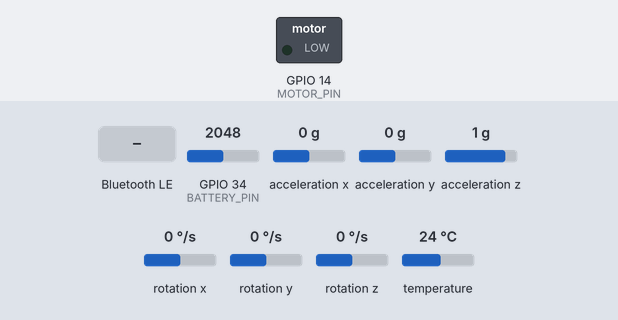
The sketch below on a simulated ESP32. Shown: switched loads named in the sketch (green lamp = pin HIGH). Inputs (shaded band) come from the test bench; at power-on: GPIO 34 (BATTERY_PIN) = 2048, acceleration x 0 g, acceleration y 0 g, acceleration z 1 g, rotation x 0 °/s, rotation y 0 °/s, rotation z 0 °/s, temperature 24 °C (analog values on the 0–4095 scale). Nothing arrives over Bluetooth unless stated; a phone connects over Bluetooth LE 3 s after start; what the sketch prints to the serial monitor is not drawn.

Above: at 1.2 s.
1.3 s: Bluetooth LE write "MOTOR_ON" received
At 1.7 s:
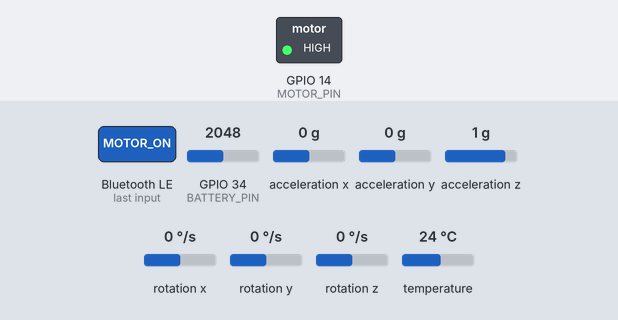
2.8 s: Bluetooth LE write "SET" received
At 3.6 s:
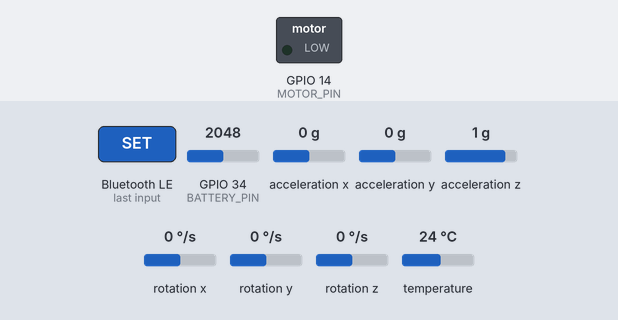
Timing chart, 0 to 5.8 s (numbered marks = the images above; inputs shaded):
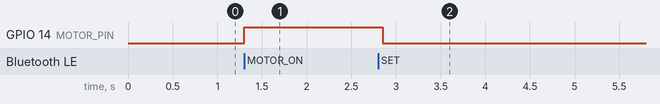

Measured:
- after the input at 1.3 s, GPIO 14 (MOTOR_PIN): LOW → HIGH at once
- after the input at 2.8 s, GPIO 14 (MOTOR_PIN): HIGH → LOW after 0.05 s

The sketch:

corset_full.ino
```cpp
#include <Adafruit_MPU6050.h>
#include <Adafruit_Sensor.h>
#include <Wire.h>
#include <BLEDevice.h>
#include <BLEUtils.h>
#include <BLEServer.h>
#include <BLE2902.h>

#define MOTOR_PIN    14
#define BATTERY_PIN  34
#define DEFAULT_THRESHOLD 5.0f
#define BATTERY_SAMPLES           24
#define BATTERY_UPDATE_MS         3000UL
#define BATTERY_SETTLE_MS         1500UL
#define BATTERY_FILTER_ALPHA      0.15f

#define SERVICE_UUID              "4fafc201-1fb5-459e-8fcc-c5c9c331914b"
#define DATA_CHARACTERISTIC_UUID  "beb5483e-36e1-4688-b7f5-ea07361b26a8"
#define CMD_CHARACTERISTIC_UUID   "a2e88a38-36e1-4688-b7f5-ea07361b26a8"

Adafruit_MPU6050 mpu;
BLECharacteristic *pDataCharacteristic;

float baseAngle = 0;
bool baseSet = false;
bool deviceConnected = false;
bool lastMotorOn = false;
unsigned long lastBatterySampleMs = 0;
unsigned long lastMotorOffMs = 0;
float filteredBatteryVoltage = -1.0f;
int cachedBatteryLevel = 0;
float alertThreshold = DEFAULT_THRESHOLD;

float readBatteryVoltage() {
  uint32_t sumMv = 0;

  for (int i = 0; i < BATTERY_SAMPLES; i++) {
    sumMv += analogReadMilliVolts(BATTERY_PIN);
    delay(2);
  }

  float pinVoltage = (sumMv / (float)BATTERY_SAMPLES) / 1000.0f;
  return pinVoltage * 2.0f;
}

int voltageToPercent(float voltage) {
  return constrain((int)roundf((voltage - 3.0f) / 1.2f * 100.0f), 0, 100);
}

int getBatteryLevel(bool motorOn) {
  unsigned long now = millis();

  if (lastMotorOn && !motorOn) {
    lastMotorOffMs = now;
  }

  bool readyForSample = !motorOn && (now - lastMotorOffMs >= BATTERY_SETTLE_MS);
  bool needsSample = filteredBatteryVoltage < 0.0f || (now - lastBatterySampleMs >= BATTERY_UPDATE_MS);

  if (readyForSample && needsSample) {
    float voltage = readBatteryVoltage();
    if (filteredBatteryVoltage < 0.0f) {
      filteredBatteryVoltage = voltage;
    } else {
      filteredBatteryVoltage =
        filteredBatteryVoltage * (1.0f - BATTERY_FILTER_ALPHA) +
        voltage * BATTERY_FILTER_ALPHA;
    }

    cachedBatteryLevel = voltageToPercent(filteredBatteryVoltage);
    lastBatterySampleMs = now;
  }

  return cachedBatteryLevel;
}

float getAngle() {
  sensors_event_t a, g, temp;
  mpu.getEvent(&a, &g, &temp);
  return atan2(a.acceleration.x, a.acceleration.z) * 57.2958f;
}

class ServerCallbacks : public BLEServerCallbacks {
  void onConnect(BLEServer*) override {
    deviceConnected = true;
  }
  void onDisconnect(BLEServer*) override {
    deviceConnected = false;
    delay(300);
    BLEDevice::startAdvertising();
  }
};

class CommandCallbacks : public BLECharacteristicCallbacks {
  void onWrite(BLECharacteristic *pChar) override {
    String cmd = pChar->getValue();
    if (cmd == "SET") {
      baseAngle = getAngle();
      baseSet = true;
    } else if (cmd == "MOTOR_ON") {
      digitalWrite(MOTOR_PIN, HIGH);
    } else if (cmd == "MOTOR_OFF") {
      digitalWrite(MOTOR_PIN, LOW);
    } else if (cmd.startsWith("THR:")) {
      float newThreshold = cmd.substring(4).toFloat();
      if (newThreshold >= 3.0f && newThreshold <= 12.0f) {
        alertThreshold = newThreshold;
      }
    }
  }
};

void setup() {
  Serial.begin(115200);
  Wire.begin(21, 22);

  pinMode(MOTOR_PIN, OUTPUT);
  digitalWrite(MOTOR_PIN, LOW);

  analogReadResolution(12);
  analogSetPinAttenuation(BATTERY_PIN, ADC_11db);

  if (!mpu.begin()) Serial.println("MPU6050 not found!");
  mpu.setAccelerometerRange(MPU6050_RANGE_4_G);
  mpu.setGyroRange(MPU6050_RANGE_500_DEG);
  mpu.setFilterBandwidth(MPU6050_BAND_21_HZ);

  BLEDevice::init("CorsetV");
  BLEServer *pServer = BLEDevice::createServer();
  pServer->setCallbacks(new ServerCallbacks());

  BLEService *pService = pServer->createService(SERVICE_UUID);

  pDataCharacteristic = pService->createCharacteristic(
    DATA_CHARACTERISTIC_UUID,
    BLECharacteristic::PROPERTY_READ | BLECharacteristic::PROPERTY_NOTIFY
  );
  pDataCharacteristic->addDescriptor(new BLE2902());

  BLECharacteristic *pCmd = pService->createCharacteristic(
    CMD_CHARACTERISTIC_UUID,
    BLECharacteristic::PROPERTY_WRITE
  );
  pCmd->setCallbacks(new CommandCallbacks());

  pService->start();
  BLEAdvertising *pAdv = BLEDevice::getAdvertising();
  pAdv->addServiceUUID(SERVICE_UUID);
  pAdv->setScanResponse(true);
  BLEDevice::startAdvertising();

  filteredBatteryVoltage = readBatteryVoltage();
  cachedBatteryLevel = voltageToPercent(filteredBatteryVoltage);
  lastMotorOffMs = millis();
  lastBatterySampleMs = 0;

  Serial.println("CorsetV ready!");
}

void loop() {
  if (!baseSet) { delay(100); return; }

  float angle = getAngle();
  bool motorOn = abs(angle - baseAngle) > alertThreshold;
  digitalWrite(MOTOR_PIN, motorOn ? HIGH : LOW);
  int batteryLevel = getBatteryLevel(motorOn);
  lastMotorOn = motorOn;

  if (deviceConnected) {
    String data = String(angle, 2) + ";" + motorOn + ";" + batteryLevel;
    pDataCharacteristic->setValue(data.c_str());
    pDataCharacteristic->notify();
  }

  delay(100);
}
```
